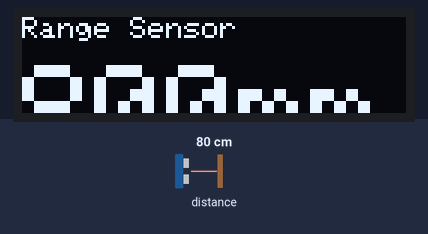
This sketch was run on a simulated Arduino Uno, built with avr-gcc and run on an emulated ATmega328P. Parts: 128×32 one-colour display. Inputs (shaded band) come from the test bench; at power-on: distance to the obstacle 80 cm. The display library's start-up logo is not drawn; what the sketch prints to the serial monitor is not drawn.

Above: at 2.2 s.
2.3 s: distance to the obstacle set to 2 cm
At 3.6 s:
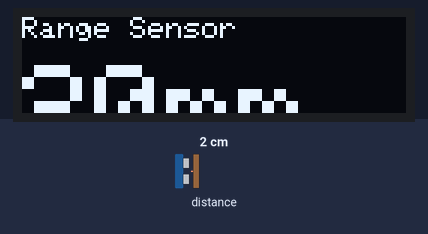
3.8 s: distance to the obstacle set to 4 cm
At 5.1 s:
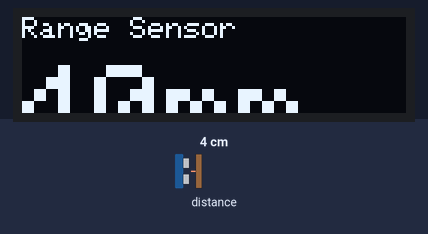
5.3 s: distance to the obstacle set to 9 cm
At 7.0 s:
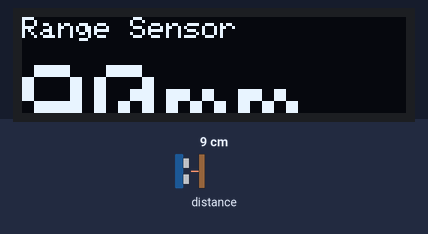
Timing chart, 0 to 8.5 s (numbered marks = the images above; inputs shaded):
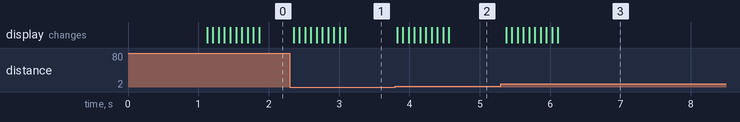

The sketch:

DistMeasure.ino
```cpp
/***<<<<<***Distance Measurement using VL6180X (Time of Flight Micro-LIDAR Distance Sensor) Breakout with Arduino Pro Micro***>>>>>
 *                  and showing the output on a 128x64 1.3" OLED graphical display
 *VL6180X and SSD1306 (OLED Driver IC) use I2C protocol under <Wire.h> library
 *Select Board "Arduino Leonardo" for Arduino Pro Micro
 *if your Pro Micro works on 5V, 16MHz directly connnect with Sensor and OLED.
 */
#include <Wire.h>
#include <Adafruit_GFX.h>                                     //Adafruit library for OLED
#include <Adafruit_SSD1306.h>                                 //OLED Driver
#include <Adafruit_VL6180X.h>                                 //Distance Sensor

Adafruit_SSD1306 display = Adafruit_SSD1306();                //creating objects

Adafruit_VL6180X vl = Adafruit_VL6180X();

#define OLED_RESET 4

int sum = 0, x=0, avg=0, reads[10] = {0};

#if (SSD1306_LCDHEIGHT != 64)
#error("Height incorrect, please fix Adafruit_SSD1306.h!");
#endif

void setup()   {
  Serial.begin(115200);

  display.begin(SSD1306_SWITCHCAPVCC, 0x3C);                  // initialize with the I2C addr 0x3C (for the 128x32)
  display.display();
  delay(1000);
  for(int i = 0; i<10; i++)
  {   reads[i] = 0;
  }
  Serial.println("Adafruit VL6180x test!");                   //detect sensor connected or not
  if (! vl.begin()) {
    Serial.println("Failed to find sensor");
    while (1);
  }
  Serial.println("Sensor found!");

}


void loop()
{
  int range = vl.readRange();                               //read value from sensor
  int status = vl.readRangeStatus();                        //read status register of sensor

    if (status == VL6180X_ERROR_NONE) {
    sum = sum - reads[x];                                   //floating average calculation for smooothing the analog readings
    reads[x] = vl.readRange();
    sum += reads[x];
    x += 1;
    if(x>=10)
    { x=0;
    }
    avg = sum/10;
    display.clearDisplay();
    display.setTextSize(1);                                 //showing text on OLED
    display.setTextColor(WHITE);
    display.setCursor(0,0);
    display.println("Range Sensor");
    display.print("\n");

    display.setTextSize(4);
    display.setTextColor(WHITE);
    display.print(avg);
    display.print("mm");
    display.display();
  }
  else{
      display.display();                                    //keep the screen shut off when getting no reading from the sensor
      display.clearDisplay();
      return;
  }
}
```

Measured:
- after the input at 2.3 s, the display: first changes after 0.05 s (image 1 shows a later state)
- after the input at 3.8 s, the display: first changes at once (image 2 shows a later state)
- after the input at 5.3 s, the display: first changes after 0.08 s (image 3 shows a later state)
